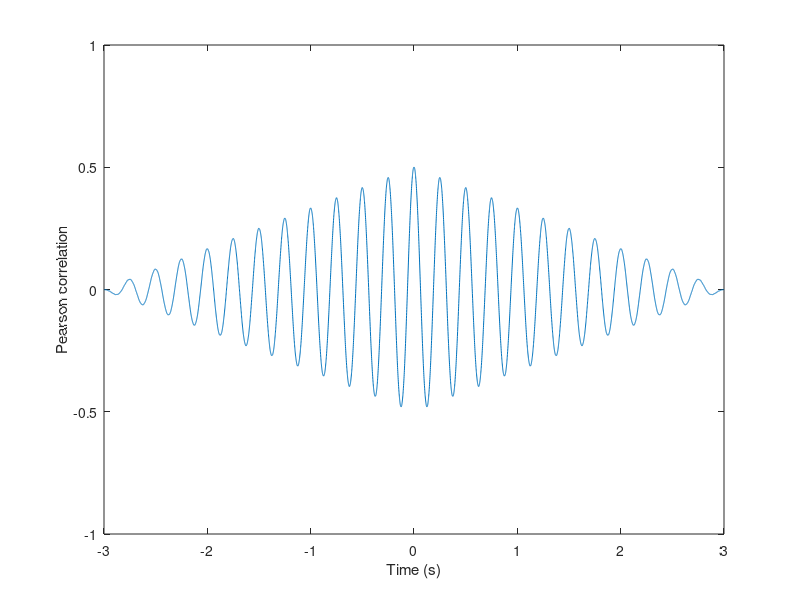

This figure's MATLAB source: (Note: this script raises an error after producing the figure.)
% Lesson 13

% Auto-correlation and cross-correlation

clear, clc, clf

X = ones(1,10);
Y = ones(1,3);


[CCG lags] = xcorr(X,Y)


% the third function argument (optional) defines the maximum analyzed lag
% [CCG lags] = xcorr(X,Y,10) 
[CCG lags] = xcorr(Y,X,10) 

% note that lag values are related to the 2nd time series


plot(lags,CCG,'ko-')

xlabel('Lag (ms)')
ylabel('CCG')

ylim([0 max(CCG)])

% autocorrelogram:

[ACG lags] = xcorr(X,X,10)

% ACG can be used with one single argument

[ACG lags] = xcorr(Y,10)

plot(lags,ACG,'ko-')

xlabel('Lag (ms)')
ylabel('ACG')

ylim([0 max(ACG)])


%% Applications...

% CCG can be used to:

% 1) assess synchrony
% 2) assess causality
% 3) assess oscillatory relationships

X = randn(1,3000);
% Y = randn(1,3000);

Y = circshift(X,124);

h1 = subplot(211);
plot(X)
xlabel('Time (ms)')

h2 = subplot(212);
plot(Y)
xlabel('Time (ms)')

linkaxes([h1 h2],'x')

% remember that the reference time series is the one passed as the second
% argument in 'xcorr'

clf

[CCG lags] = xcorr(Y,X);

plot(lags,CCG)

xlabel('Lag (ms)')
ylabel('CCG')

% ylim([-3000 3000])


%% Another example

clear, clc, clf

Stimulus = zeros(1,1000);

Istim = randi(975,[1,20]);

Stimulus(Istim) = 1;

Y = randi(40,[1,1000]);

Y(Istim+20) = 0*Y(Istim+20);
Y(Istim+21) = 0*Y(Istim+21);
Y(Istim+22) = 0*Y(Istim+22);
Y(Istim+23) = 0*Y(Istim+23);
Y(Istim+24) = 0*Y(Istim+24);

% Y(Istim+20) = 2*Y(Istim+20);
% Y(Istim+21) = 2*Y(Istim+21);
% Y(Istim+22) = 2*Y(Istim+22);
% Y(Istim+23) = 2*Y(Istim+23);
% Y(Istim+24) = 2*Y(Istim+24);

h1 = subplot(211);
plot(Y)
xlabel('Time (ms)')

h2 = subplot(212);
plot(Stimulus)
xlabel('Time (ms)')

linkaxes([h1 h2],'x')

%%
[CCG lags] = xcorr(Y,Stimulus,100);

clf
plot(lags,CCG)
xlabel('Lag (ms)')
ylabel('CCG')

%% Oscillatory example

clear

RandomSpikes = randi(1000,[1,100]);
SpikeTime(RandomSpikes) = 1;
SpikeTime(20:20:1000) = 1;

[ACG lags] = xcorr(SpikeTime,200);
ACG(lags==0) = 0;
plot(lags,ACG)

xlabel('Lag (ms)')
ylabel('ACG')

%% Oscillatory relationship between two signals
% i.e., cross-correlation

clear

srate = 1000;
dt = 1/srate;
t = dt:dt:3;

LFP1 = 1*sin(2*pi*4*t)+0*sin(2*pi*30*t)+0*randn(size(t));
LFP2 = 0*sin(2*pi*4*t+pi)+1*sin(2*pi*77*t)+0*randn(size(t));

subplot(211)
plot(t,LFP1)
hold on
plot(t,LFP2)
hold off
% xlim([1 1.5])

subplot(212)
[CCG lags] = xcorr(LFP2,LFP1)
plot(lags*dt,CCG)

xlabel('Time (s)')
ylabel('CCG')

% ylim([-1500 1500])

%% Application with real data
clear

load('LFP_HG_HFO.mat')

srate = 1000;
dt = 1/srate;
t = dt*(1:length(lfpHG));


% [ACG lags] = xcorr(lfpHG,1000);
[CCG lags] = xcorr(lfpHG,lfpHFO,1000);

subplot(211)
plot(t,lfpHG)
xlim([3 5])

subplot(212)
% plot(lags*dt,ACG)
plot(lags*dt,CCG)


%% CCG normalization

% To obtain the Pearson correlation coefficients, you can simply compute 
% the CCG between the z-scored time series

clear

srate = 1000;
dt = 1/srate;
t = dt:dt:3;

LFP1 = 1*sin(2*pi*4*t)+1*sin(2*pi*30*t)+0*randn(size(t));
LFP2 = 1*sin(2*pi*4*t+0*pi)+1*sin(2*pi*77*t)+0*randn(size(t));

normLFP1 = zscore(LFP1);
normLFP2 = zscore(LFP2);

clf

% [CCG lags] = xcorr(LFP2,LFP1)

[CCG lags] = xcorr(normLFP2,normLFP1)
CCG_pearson = CCG/(length(LFP1)-1);
plot(lags*dt,CCG_pearson)

xlabel('Time (s)')
ylabel('Pearson correlation')

% [CCG lags] = xcorr(normLFP2/sqrt(length(normLFP2)),...
%     normLFP1/sqrt(length(normLFP1)))
% 
% plot(lags*dt,CCG)
% xlabel('Time (s)')
% ylabel('Pearson correlation')

ylim([-1 1])

%%

[r p]=corr(LFP1(66:end)',LFP2(1:end-65)')

%% Matlab built-in CCG normalization

[CCGB lags] = xcorr(LFP2,LFP1,'coeff')

hold on

plot(lags*dt,CCGB)

hold off


%% Relationship between Power and ACG

LFP = sin(2*pi*8*t);

[ACG lags] = xcorr(LFP);

subplot(211)
plot(lags*dt,ACG)

%  The Fourier transform of a signal's ACG in a given frequency is 
%  equivalent to that frequency's Power

for f=1:20
   Power(f) = sum(ACG.*exp(-i*2*pi*f*(lags*dt))); 
end
    
subplot(212)
plot(1:20,real(Power),'bo-')
hold on
plot(1:20,imag(Power),'ro-')
hold off

























